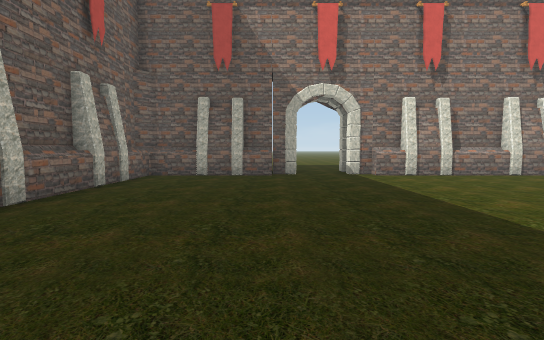
View 1 (above)

23 first-person views from a walk through a Unity game level. The camera is 1.5 m above the floor, tilts 4° down and sees 85° across. The floor is counted in squares, 2 m on a side. Each view is taken from the middle of a square. On the plan, view 1 faces up. The plan holds only what a view shows up to about 10 squares ahead; the rest is blank. The place goes on beyond the plan. The player is left out.

View 2
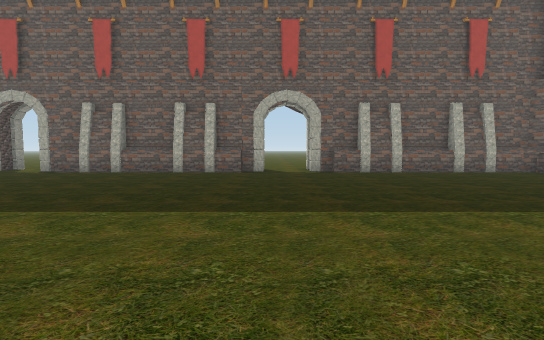

View 3
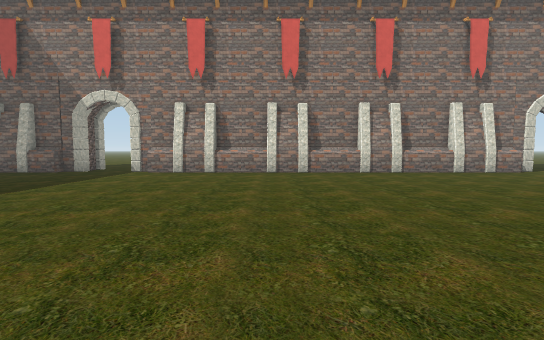

View 4
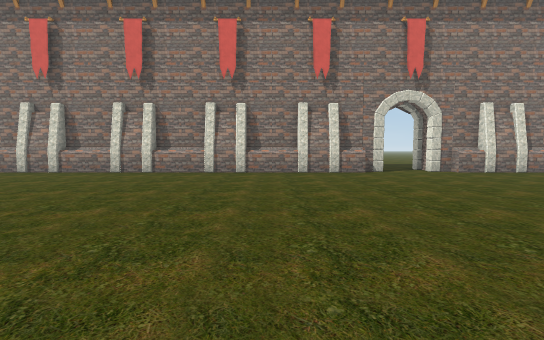

View 5
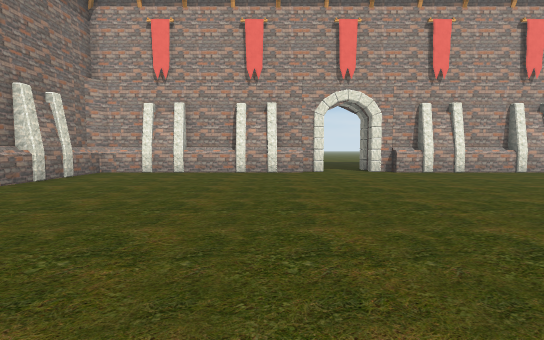

View 6
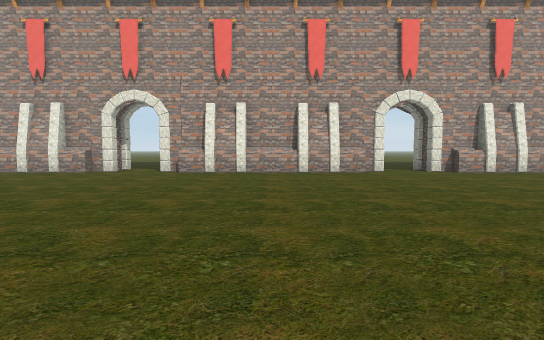

View 7
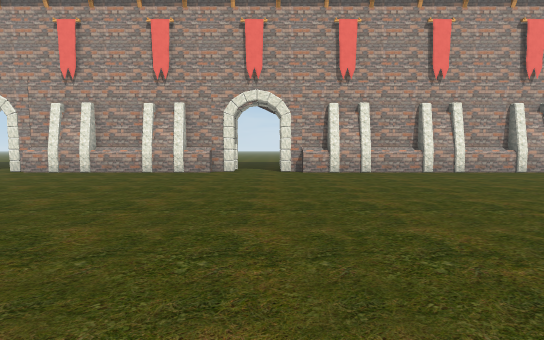

View 8
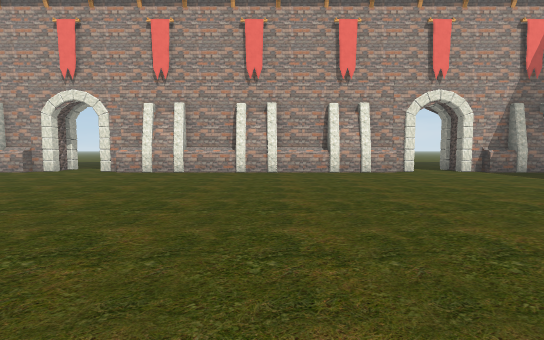

View 9
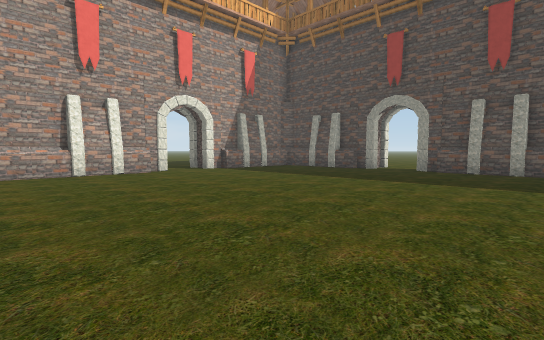

View 10
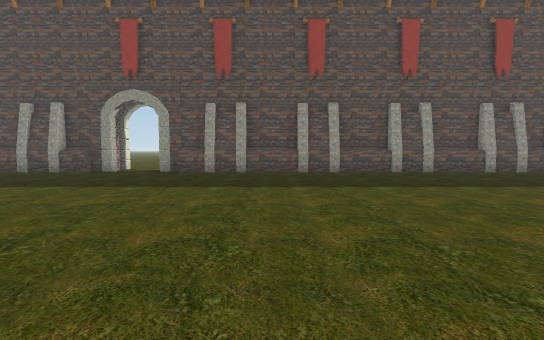

View 11
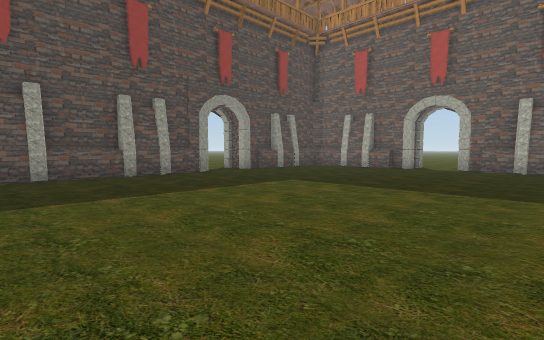

View 12
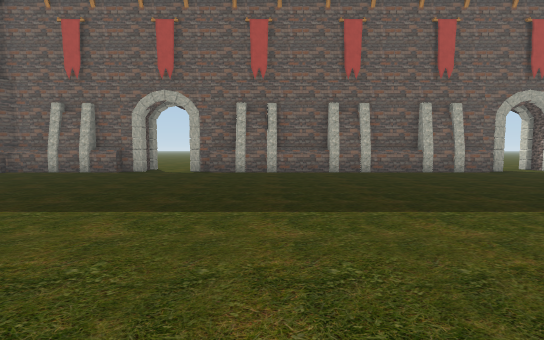

View 13
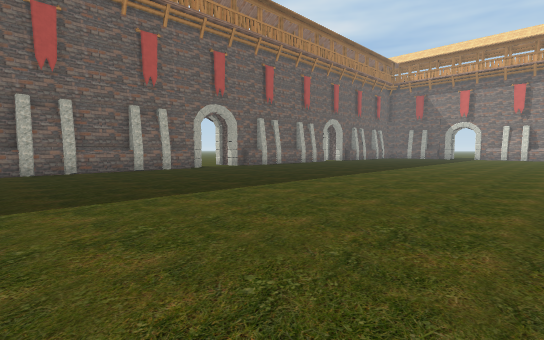

View 14
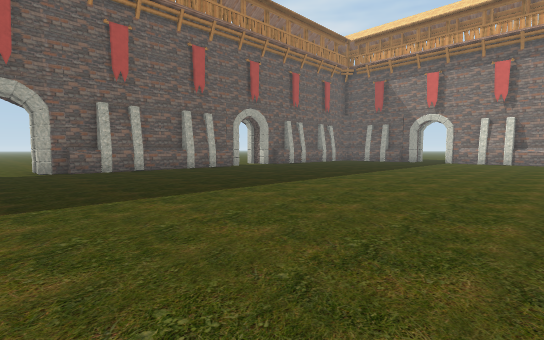

View 15
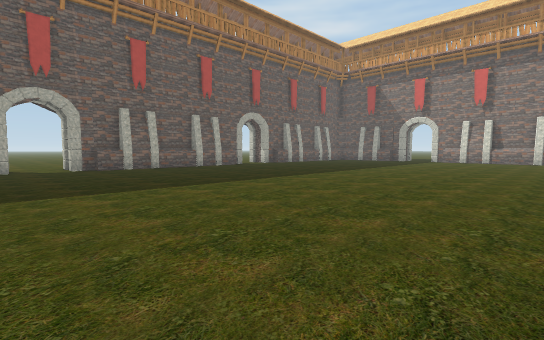

View 16
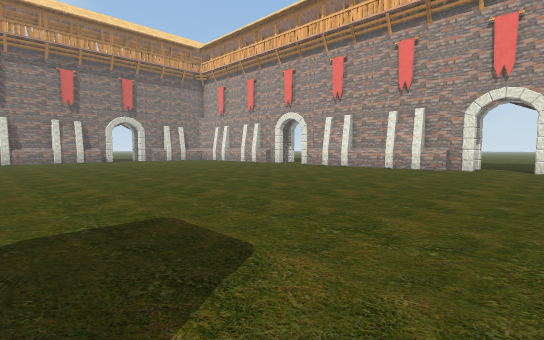

View 17
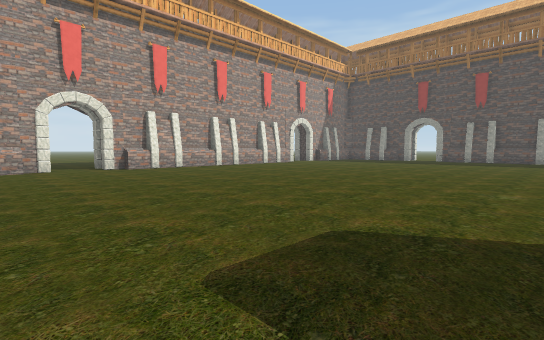

View 18
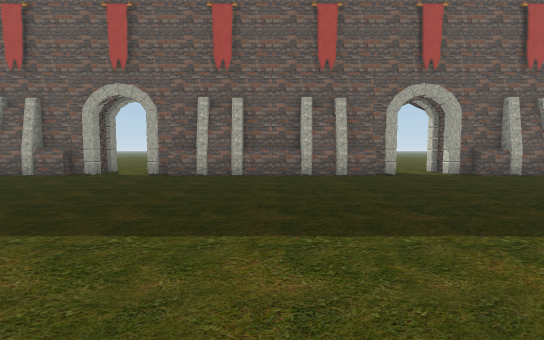

View 19
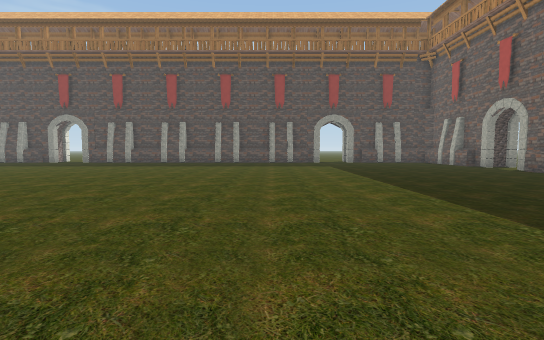

View 20
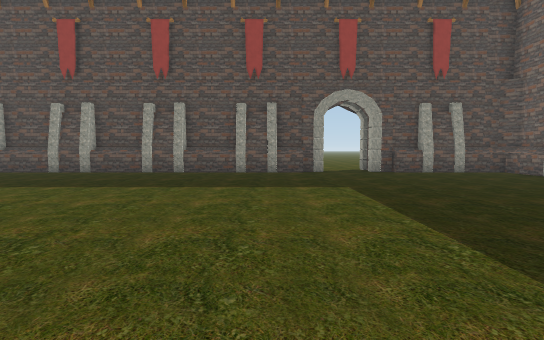

View 21
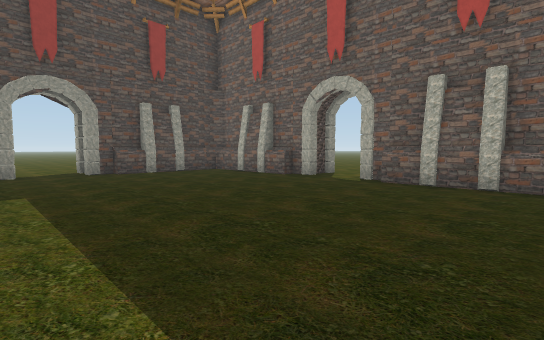

View 22
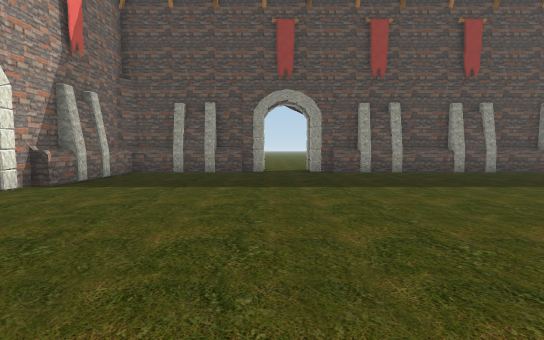

View 23
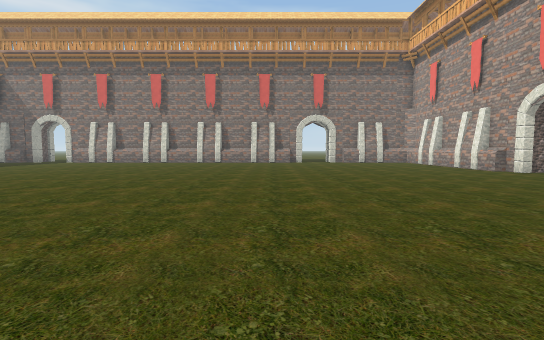

### Floor plan
Key: @ floor where view 1 was taken; # wall or solid block; . floor; O other object.
Columns run from 5 left of view 1 to 23 right of it. Each row starts with its distance up from view 1.
  9  #####O.#############OO#####
  8  #.........................#
  7  #.........................#
  6  #.........................#
  5  #.........................#
  4  #.........................#
  3  #.........................#
  2 ##.........................##
  1 OO.........................O
  0 OO...@.....................O
 -1  #.........................#
 -2  #.........................#
 -3  #.........................#
 -4  #............ ............#
 -5  #............ ............#
 -6  #............ ............#
 -7  #............ ............#
 -8 OO...........  ............OO
 -9 OO...........  ............OO
-10 ##............ ............#
-11  #...........  ............#
-12  #............ ............#
-13  #.........................#
-14  #.........................#
-15  #.........................#
-16  #.........................#
-17  #.........................#
-18  #.........................#
-19  #.........................#
-20 OO.........................O
-21 OO.........................O
-22 ##.........................#
-23  #.........................#
-24  #.........................#
-25  #.........................#
-26  #####O.#############OO#####
-27       ..
-28       ..

Where each view was taken, in squares from view 1:
view 1: 0 up, 0 right, facing up
view 2: 0 up, 6 right, facing left
view 3: 1 down, 7 right, facing up
view 4: 1 down, 12 right, facing up
view 5: 3 up, 12 right, facing right
view 6: 4 down, 12 right, facing right
view 7: 9 down, 12 right, facing right
view 8: 15 down, 12 right, facing right
view 9: 15 down, 12 right, facing down-right
view 10: 16 down, 12 right, facing down
view 11: 17 down, 8 right, facing down-left
view 12: 17 down, 6 right, facing left
view 13: 16 down, 7 right, facing up-left
view 14: 9 down, 7 right, facing up-left
view 15: 10 down, 8 right, facing up-left
view 16: 10 down, 10 right, facing up-right
view 17: 6 down, 10 right, facing down-right
view 18: 4 down, 5 right, facing left
view 19: 9 down, 5 right, facing down
view 20: 16 down, 4 right, facing down
view 21: 16 down, 3 right, facing down-left
view 22: 16 down, 17 right, facing down
view 23: 8 down, 14 right, facing up
